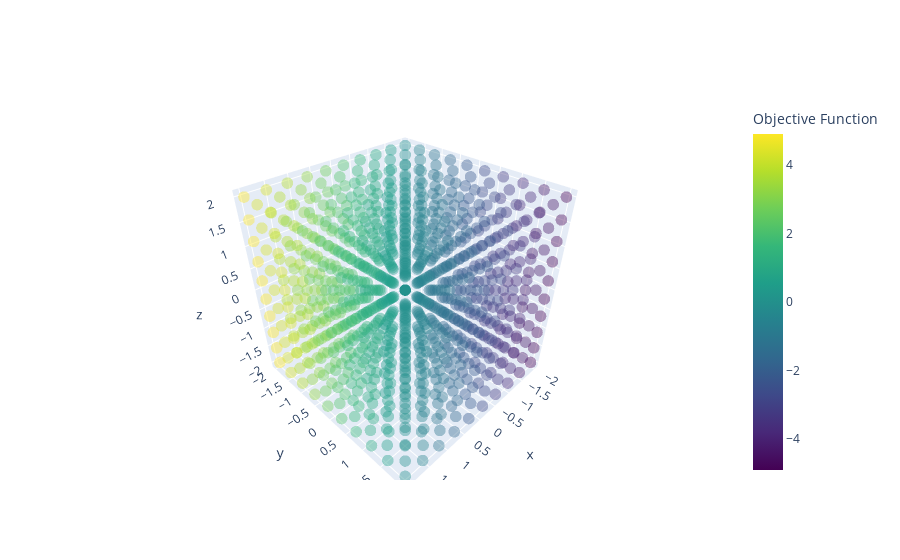

Here is the notebook cell this chart was saved with:
### Code cell
trace1 = go.Scatter3d(
    x=xv.flatten(),
    y=yv.flatten(),
    z=zv.flatten(),
    mode='markers',
    marker=dict(
        size=4,
        color=obj_val.flatten(),     # set color to an array/list of desired values
        colorscale='Viridis',   # choose a colorscale
        colorbar=dict(
                title='Objective Function'
            ),
        opacity=0.4,
        showscale=True
    ),
    hoverinfo = 'text'
)

data = [trace1]
fig = go.Figure(data=data)
py.offline.iplot(fig)
plt.tight_layout()

### Figure 1 — Plotly figure (JSON) as saved in the notebook; plotly's stock layout.template omitted (floating-point values rounded to 4 significant figures; data arrays with more than 128 entries replaced by an {"elided": "..."} marker saying what was removed)
{"data": [{"hoverinfo": "text", "marker": {"color": {"elided": "1000 float values"}, "colorbar": {"title": {"text": "Objective Function"}}, "colorscale": [[0, "#440154"], [0.1111, "#482878"], [0.2222, "#3e4989"], [0.3333, "#31688e"], [0.4444, "#26828e"], [0.5556, "#1f9e89"], [0.6667, "#35b779"], [0.7778, "#6ece58"], [0.8889, "#b5de2b"], [1, "#fde725"]], "opacity": 0.4, "showscale": true, "size": 4}, "mode": "markers", "type": "scatter3d", "x": {"elided": "1000 float values"}, "y": {"elided": "1000 float values"}, "z": {"elided": "1000 float values"}}], "layout": {}}
